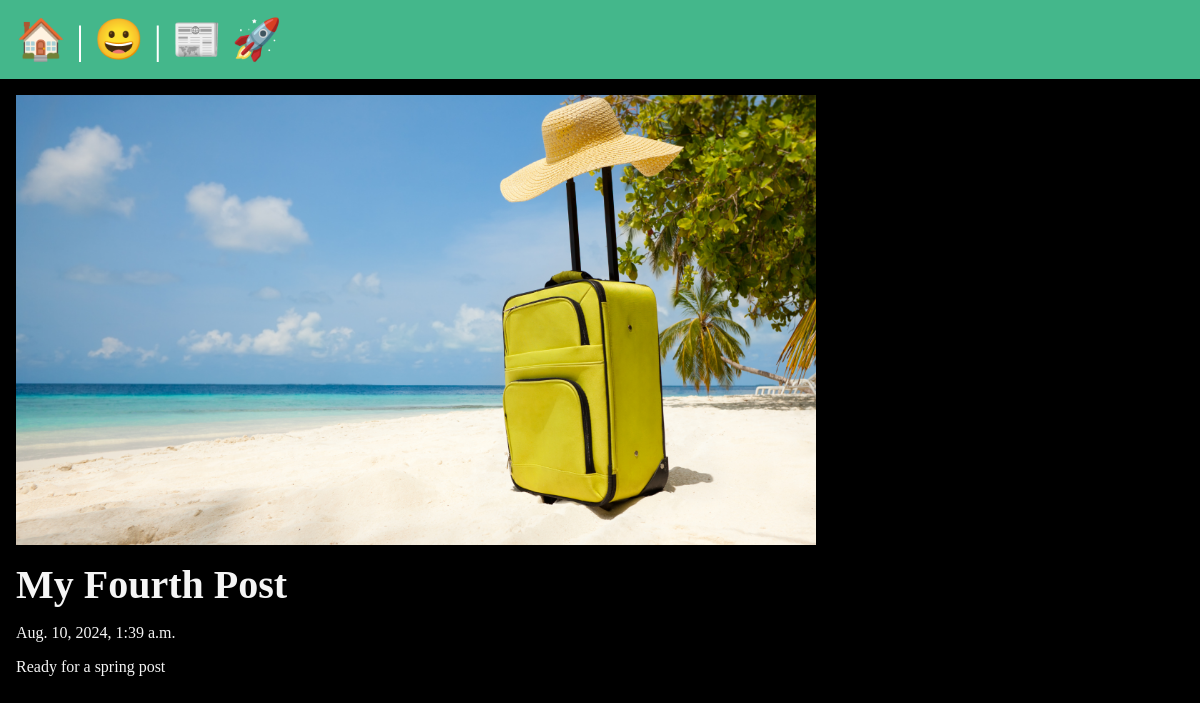
The page /posts/my-fouth-post on the database its author committed.
### posts/models.py (models this page shows, shortened)
class Post(models.Model):
    title = models.CharField(max_length=75)
    body = models.TextField()
    slug = models.SlugField()
    date = models.DateTimeField(auto_now_add=True)
    banner = models.ImageField(default='fallback.png', blank=True)

### posts/views.py (the view)
# urls.py: path('<slug:slug>', views.post_page, name='post_page'),
def post_page(request, slug):
    post = Post.objects.get(slug=slug)
    return render(request, 'posts/post_page.html',{'post': post})

### posts/templates/posts/post_page.html (shortened to what this page needs)
{% extends "layout.html" %}
{% block content %}
    <section>
        <img
        class="banner"
        src="{{ post.banner.url }}"
        alt="{{ post.title }}"
    />
        <h1>{{post.title}}</h1>
        <p> {{post.date}} </p>
        <p> {{post.body}} </p>
    </section>
{% endblock content %}

### rows shown on the page
Post: banner (picture), title "My Fourth Post", date "Aug. 10, 2024, 1:39 a.m.", body "Ready for a spring post"
